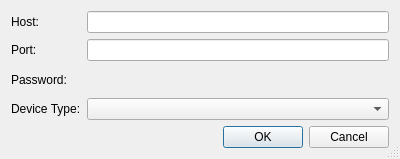
<?xml version="1.0" encoding="UTF-8"?>
<ui version="4.0">
 <class>MicroPythonWebreplConnectionDialog</class>
 <widget class="QDialog" name="MicroPythonWebreplConnectionDialog">
  <property name="geometry">
   <rect>
    <x>0</x>
    <y>0</y>
    <width>400</width>
    <height>159</height>
   </rect>
  </property>
  <property name="windowTitle">
   <string>WebREPL Connection</string>
  </property>
  <property name="sizeGripEnabled">
   <bool>true</bool>
  </property>
  <layout class="QGridLayout" name="gridLayout">
   <item row="0" column="0">
    <widget class="QLabel" name="label_3">
     <property name="text">
      <string>Host:</string>
     </property>
    </widget>
   </item>
   <item row="0" column="1">
    <widget class="QLineEdit" name="hostEdit">
     <property name="toolTip">
      <string>Enter the host name or IPv4 address of the device.</string>
     </property>
     <property name="clearButtonEnabled">
      <bool>true</bool>
     </property>
    </widget>
   </item>
   <item row="1" column="0">
    <widget class="QLabel" name="label_4">
     <property name="text">
      <string>Port:</string>
     </property>
    </widget>
   </item>
   <item row="1" column="1">
    <widget class="QLineEdit" name="portEdit">
     <property name="toolTip">
      <string>Enter the port of the WebREPL (empty for default port 8266).</string>
     </property>
     <property name="clearButtonEnabled">
      <bool>true</bool>
     </property>
    </widget>
   </item>
   <item row="2" column="0">
    <widget class="QLabel" name="label_5">
     <property name="text">
      <string>Password:</string>
     </property>
    </widget>
   </item>
   <item row="2" column="1">
    <widget class="EricPasswordEdit" name="passwordEdit" native="true">
     <property name="focusPolicy">
      <enum>Qt::FocusPolicy::StrongFocus</enum>
     </property>
     <property name="toolTip">
      <string>Enter the password for this device connection.</string>
     </property>
    </widget>
   </item>
   <item row="3" column="0">
    <widget class="QLabel" name="label_6">
     <property name="text">
      <string>Device Type:</string>
     </property>
    </widget>
   </item>
   <item row="3" column="1">
    <widget class="QComboBox" name="deviceTypeComboBox">
     <property name="sizePolicy">
      <sizepolicy hsizetype="Expanding" vsizetype="Fixed">
       <horstretch>0</horstretch>
       <verstretch>0</verstretch>
      </sizepolicy>
     </property>
     <property name="toolTip">
      <string>Select the device type</string>
     </property>
    </widget>
   </item>
   <item row="4" column="0" colspan="2">
    <widget class="QDialogButtonBox" name="buttonBox">
     <property name="orientation">
      <enum>Qt::Orientation::Horizontal</enum>
     </property>
     <property name="standardButtons">
      <set>QDialogButtonBox::StandardButton::Cancel|QDialogButtonBox::StandardButton::Ok</set>
     </property>
    </widget>
   </item>
  </layout>
 </widget>
 <customwidgets>
  <customwidget>
   <class>EricPasswordEdit</class>
   <extends>QWidget</extends>
   <header>eric7/EricWidgets/EricPasswordEdit.h</header>
   <container>1</container>
  </customwidget>
 </customwidgets>
 <tabstops>
  <tabstop>hostEdit</tabstop>
  <tabstop>portEdit</tabstop>
  <tabstop>passwordEdit</tabstop>
  <tabstop>deviceTypeComboBox</tabstop>
 </tabstops>
 <resources/>
 <connections>
  <connection>
   <sender>buttonBox</sender>
   <signal>accepted()</signal>
   <receiver>MicroPythonWebreplConnectionDialog</receiver>
   <slot>accept()</slot>
   <hints>
    <hint type="sourcelabel">
     <x>248</x>
     <y>254</y>
    </hint>
    <hint type="destinationlabel">
     <x>157</x>
     <y>274</y>
    </hint>
   </hints>
  </connection>
  <connection>
   <sender>buttonBox</sender>
   <signal>rejected()</signal>
   <receiver>MicroPythonWebreplConnectionDialog</receiver>
   <slot>reject()</slot>
   <hints>
    <hint type="sourcelabel">
     <x>316</x>
     <y>260</y>
    </hint>
    <hint type="destinationlabel">
     <x>286</x>
     <y>274</y>
    </hint>
   </hints>
  </connection>
 </connections>
</ui>
